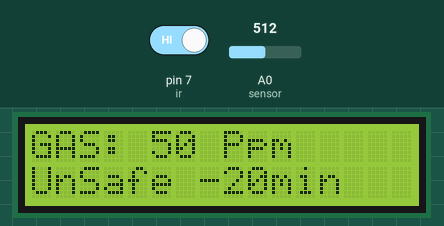
A sketch run on a simulated Arduino Uno, built with avr-gcc and run on an emulated ATmega328P. Shown: 16×2 character LCD. The inputs (shaded band) are chosen by the test bench; at power-on: A0 (sensor) = 512, pin 7 (ir) HIGH. The audio player accepts every command and is not drawn.

Above: at 3.0 s.
3.1 s: A0 (sensor) set to 807
At 7.8 s:
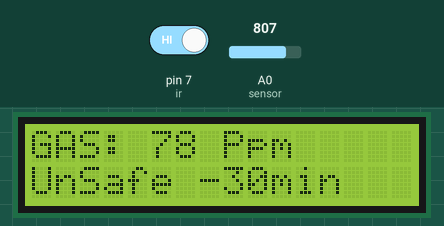
9.1 s: A0 (sensor) set to 835
At 12.9 s:
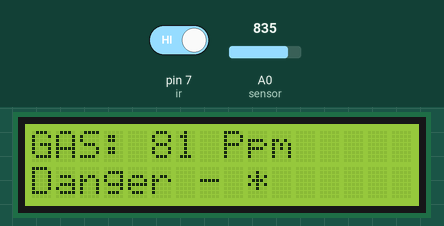
15.1 s: A0 (sensor) set to 122
At 18.1 s:
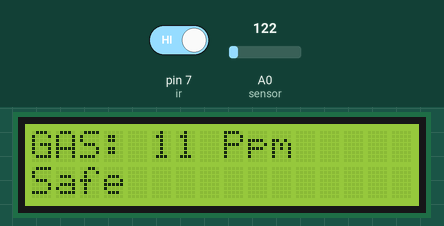
Timing chart, 0 to 19.6 s (numbered marks = the images above; inputs shaded):
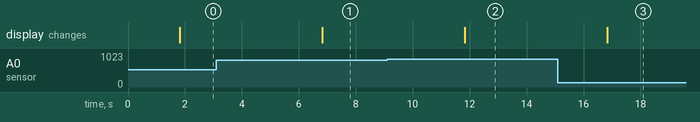

The sketch:

sewer_safety_system.ino
```cpp
#include <LiquidCrystal.h>
#include "DFRobotDFPlayerMini.h"
#include <SoftwareSerial.h>

// LCD pin setup
const int rs = 8, en = 9, d4 = 10, d5 = 11, d6 = 12, d7 = 13;
LiquidCrystal lcd(rs, en, d4, d5, d6, d7);

// DFPlayer setup
DFRobotDFPlayerMini player;
SoftwareSerial mySerial(2, 3); // DFPlayer connected to pins 2 and 3

int ir = 7; // IR sensor pin
int sts = 0; // Status indicator

void setup() {
  lcd.begin(16, 2); // Initialize LCD
  lcd.print("WELCOME");

  pinMode(ir, INPUT);

  mySerial.begin(9600);
  delay(1000);

  player.begin(mySerial);
  delay(200);
  player.volume(30); // Set volume level
  player.playMp3Folder(1); // Welcome audio
}

void loop() {
  int gval = analogRead(A0) / 10.23; // Read gas sensor value and convert to PPM
  lcd.clear();
  lcd.print("GAS: " + String(gval) + " Ppm");

  if (gval < 20) {
    lcd.setCursor(0, 1);
    lcd.print("Safe");
    sts = 0;
  }
  else if (gval < 30) {
    lcd.setCursor(0, 1);
    lcd.print("UnSafe -5min");
    sts = 1;
  }
  else if (gval < 40) {
    lcd.setCursor(0, 1);
    lcd.print("UnSafe -10min");
    sts = 2;
  }
  else if (gval < 50) {
    lcd.setCursor(0, 1);
    lcd.print("UnSafe -15min");
    sts = 3;
  }
  else if (gval < 60) {
    lcd.setCursor(0, 1);
    lcd.print("UnSafe -20min");
    sts = 4;
  }
  else if (gval < 70) {
    lcd.setCursor(0, 1);
    lcd.print("UnSafe -25min");
    sts = 5;
  }
  else if (gval < 80) {
    lcd.setCursor(0, 1);
    lcd.print("UnSafe -30min");
    sts = 6;
  }
  else {
    lcd.setCursor(0, 1);
    lcd.print("Danger - *");
    sts = 7;
  }

  delay(5000); // Display update delay

  // Play voice alert based on gas level if IR sensor detects presence
  if (digitalRead(ir) == 0) {
    player.playMp3Folder(sts + 1); // Play corresponding MP3 file
    delay(500);
  }
}
```

Measured:
- the behaviour switches between 818 and 819 on A0 (sensor) (found by bisection; images 1 and 2)
- after the input at 3.1 s, the display: changes after 3.7 s (image 1)
- after the input at 9.1 s, the display: changes after 2.7 s (image 2)
- after the input at 15.1 s, the display: changes after 1.7 s (image 3)
